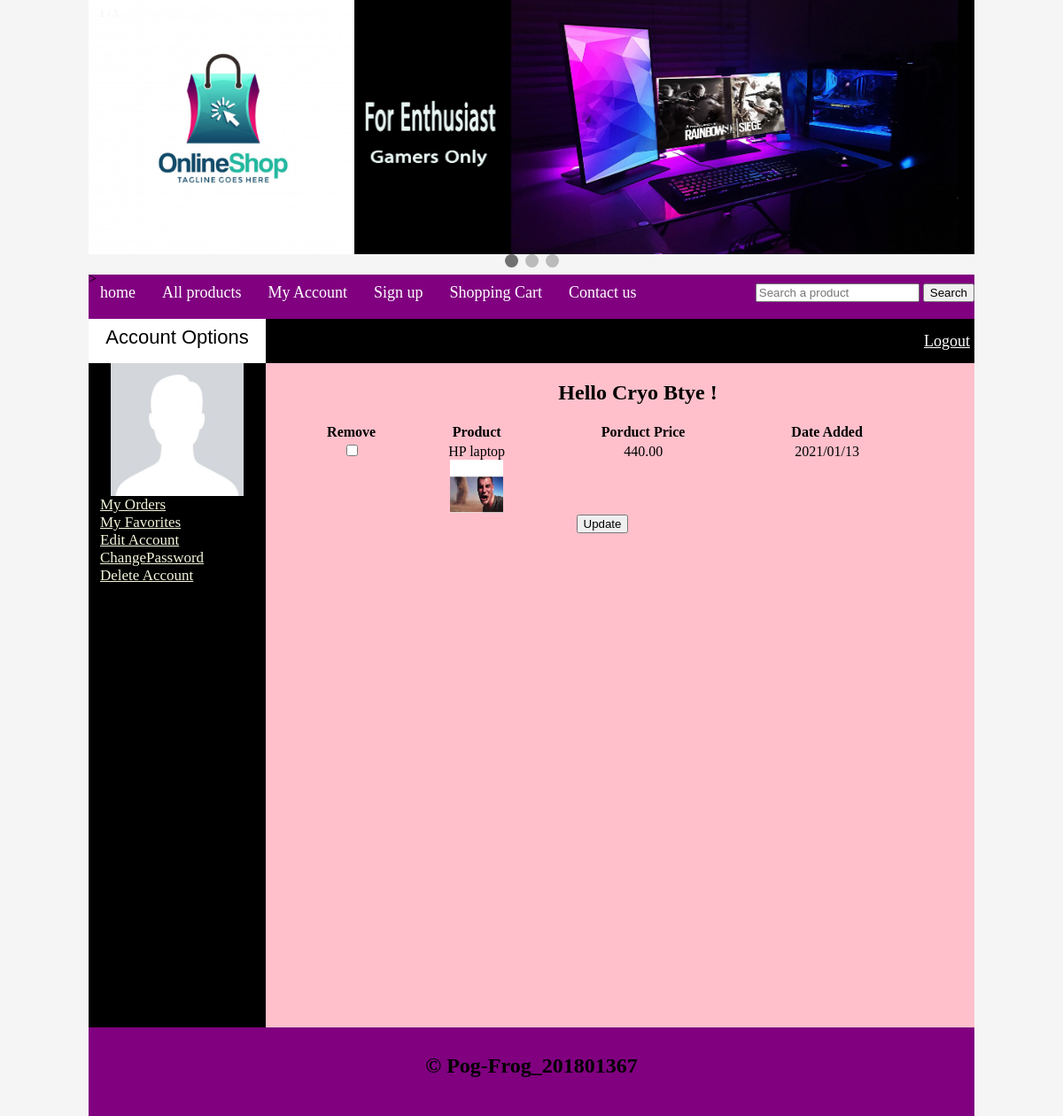
/customer/my_account.php?my_favorites (signed in), run on the app's committed database.
### tables this page shows
CREATE TABLE `customers` (
  `customer_id` int(10) NOT NULL,
  `customer_ip` varchar(255) NOT NULL,
  `customer_name` text NOT NULL,
  `customer_email` varchar(100) NOT NULL,
  `customer_password` varchar(100) NOT NULL,
  `customer_country` text NOT NULL,
  `customer_city` text NOT NULL,
  `customer_street` text NOT NULL,
  `customer_image` text NOT NULL,
  `customer_contact` varchar(255) NOT NULL,
  `customer_membership` varchar(100) NOT NULL,
  `account_status` text NOT NULL,
  `recovery_question` text NOT NULL,
  `recovery_answer` text NOT NULL,
  `report_status` text NOT NULL DEFAULT 'false'
);

CREATE TABLE `favorites` (
  `fav_id` int(10) NOT NULL,
  `customer_id` int(10) NOT NULL,
  `product_id` int(10) NOT NULL,
  `date_added` text NOT NULL
);

CREATE TABLE `products` (
  `product_id` int(100) NOT NULL,
  `product_category` int(100) NOT NULL,
  `product_brand` int(100) NOT NULL,
  `product_title` varchar(255) NOT NULL,
  `product_price` decimal(6,2) NOT NULL,
  `product_describtion` text NOT NULL,
  `product_image` text NOT NULL,
  `product_keywords` text NOT NULL,
  `product_quantity` int(10) NOT NULL
);

### customer/my_account.php (the view, shortened to what this page needs)
<!DOCTYPE>
<?php
    include("../functions/functions.php");
?>
<html>
    <head>
        <link rel="stylesheet" href="styles/style.css" media="all"/>
    </head>
<body>
    <div class="main_wrapper">
        <div class ="header_wrapper">
            <a href="index.php">
                <img id="logo" src="../images/logo.png", width=300/>
            </a>
            <div class="slideshow-container">
                <div class="mySlides fade">
                <div class="numbertext">1 / 3</div>
                <img src="../images/banner1.jpg" style="width:700px; height: 287.41px">
                </div>
                <div style="text-align:center">
                <span class="dot"></span>
                <span class="dot"></span>
                <span class="dot"></span>
                </div>
                >
            </div>
        </div>
        <div class="menubar" style="margin-top: 10px;">
                <ul id="menu">
                    <li><a href="../index.php">home</a></li>
                    <li><a href="../all_products.php">All products</a></li>
                    <li><a href="../customer/my_account.php">My Account</a></li>
                    <li><a href="../customer_register.php">Sign up</a></li>
                    <li><a href="../cart.php">Shopping Cart</a></li>
                    <li><a href="#">Contact us</a></li>
                    <div style="float: right;">
                        <form method="get" action="../results.php" enctype="multiplart/form-data">
                            <input type="text" name="user_query" placeholder="Search a product"/>
                            <input type="submit" name="search" value="Search"/>
                        </form>
                    </div>
                </ul>
        </div>
        <div class="content_wrapper">
            <div id="sidebar">
                <div id="sidebar_title">Account Options</div>
                    <ul id="categories">
                        <?php
                            $customer = $_SESSION['customer_email'];
                            $customer_q = mysqli_query($con, "select * from customers where customer_email='$customer'");
                            $customer_info = mysqli_fetch_array($customer_q);
                            $customer_name = $customer_info['customer_name'];
                            $customer_image = $customer_info['customer_image'];
                            echo"<p style='text-align: center;'><img src='customer_profile_pics/$customer_image' width='150' height='150'/>";
                        ?>
                        <li><a href="my_account.php?my_orders">My Orders</a></li>
                        <li><a href="my_account.php?my_favorites">My Favorites</a></li>
                        <li><a href="my_account.php?edit_account">Edit Account</a></li>
                        <li><a href="my_account.php?change_pass">ChangePassword</a></li>
                        <li><a href="my_account.php?delete_account">Delete Account</a></li>
                    </ul>
            </div>
            <div id="content_area">
                <div id="shopping_cart">
                    <span style="float: right; font-size: 18px; padding: 5px; line-height: 40px;">
                        <?php
                            if(!isset($_SESSION['customer_email'])){
                                echo "<a href='../checkout.php' style='color: white;'>Login</a>";
                            }
                            else{
                                echo "<a href='../logout.php' style='color: white;'>Logout</a>";
                            }
                        ?>
                    </span>
                </div>
                <div id="products_box">
                    <h2 style="padding: 20px;">Hello  <?php echo"$customer_name";?> !</h2>
                    <?php
                        if(isset($_GET['edit_account'])){
                            include("edit_account.php");
                        }
                        elseif(isset($_GET['change_pass'])){
                            include("change_pass.php");
                        }
                        elseif(isset($_GET['my_favorites'])){
                            include("my_favorites.php");
                        }
                        elseif(isset($_GET['delete_account'])){
                            include("delete_account.php");
                        }
                        elseif(isset($_GET['my_orders'])){
                            include("my_orders.php");
                        }
                    ?>
                </div>
            </div>
        <div class="footer">
           <h2 style="text-align: center; padding-top: 30px;">&copy; Pog-Frog_201801367</h2>
        </div>
    </div>
</body>
</html>

### customer/my_favorites.php (shortened to what this page needs)
<form method="post" enctype="multipart/form-data">
    <table align="center" width="700" bgcolor="pink">
        <tr align="center">
            <th>Remove</th>
            <th>Product</th>
            <th>Porduct Price</th>
            <th>Date Added</th>
        </tr>
        <?php
            $c = $_SESSION['customer_email'];
            $c_q = mysqli_query($con, "select * from customers where customer_email='$c'");
            $c_info = mysqli_fetch_array($c_q);
            $c_id = $c_info['customer_id'];
            $item_q = mysqli_query($con, "select * from favorites where customer_id='$c_id'");
            while($item = mysqli_fetch_array($item_q)){
                $item_id = $item['product_id'];
                $item_date = $item['date_added'];
                $pro_q = mysqli_query($con, "select * from products where product_id='$item_id'");
                $pro = mysqli_fetch_array($pro_q);
                $p_id = $pro['product_id'];
                $product_quantity = $pro['product_quantity'];
                $product_image = $pro['product_image'];
                $product_title = $pro['product_title'];
                $product_price = $pro['product_price'];
                if($product_quantity == 0 or mysqli_num_rows($pro_q) == 0){
                    continue;
                }
                else{
                    ?>
                    <tr align="center">
                        <td><input type="checkbox" name="remove[]" value="<?php echo $p_id;?>"/></td>
                        <td>
                            <?php echo $product_title;?><br>
                            <a href="../details.php?pro_id=<?php echo $p_id;?>">
                                <img src="../admin/product_images/<?php echo $product_image;?>" width="60" height="60"/>
                            </a>
                        </td>
                        <td><?php echo $product_price;?></td>
                        <td>
                            <?php echo $item_date ;?>
                        </td>
                    </tr>
                <?php
                }
            }
            ?>
            <tr align="center"><td colspan="6"><input type="submit" name="update_fav" value="Update"/></td></tr>
    </table>
</form>

### customer/styles/style.css (style rules this page uses)
html, body, div, span, applet, object, iframe, h1, h2, h3, h4, h5, h6, p, blockquote, pre, a, abbr, acronym, address, big, cite, code, del, dfn, em, img, ins, kbd, q, s, samp, small, strike, strong, sub, sup, tt, var, b, u, i, center, dl, dt, dd, ol, ul, li, fieldset, form, label, legend, table, caption, tbody, tfoot, thead, tr, th, td, article, aside, canvas, details, embed, figure, figcaption, footer, header, hgroup, menu, nav, output, ruby, section, summary, time, mark, audio, video { margin: 0; padding: 0; border: 0; vertical-align: baseline; }
body { background: whitesmoke; }
.main_wrapper { width : 1000px; height : auto; margin : auto; }
.header_wrapper { width: 1000px; height: 300px; margin: auto; }
#logo { float: left; }
* { box-sizing:border-box }
.slideshow-container { max-width: 1000px; position: relative; margin: auto; }
.mySlides { display: none; }
.numbertext { color: #f2f2f2; font-size: 12px; padding: 8px 12px; position: absolute; top: 0; }
.dot { cursor: pointer; height: 15px; width: 15px; margin: 0 2px; background-color: #bbb; border-radius: 50%; display: inline-block; transition: background-color 0.6s ease; }
.active, .dot:hover { background-color: #717171; }
.fade { -webkit-animation-name: fade; -webkit-animation-duration: 1.5s; animation-name: fade; animation-duration: 1.5s; }
.content_wrapper { width: 1000px; margin: auto; background: darkslategray; }
#content_area { width: 800px; float: right; background: pink; min-height: 800px; }
#sidebar { width: 200px; height: 800px; background: black; float: left; }
.footer { width: 1000px; height: 100px; background:purple; clear: both; }
.menubar { width: 1000px; height: 50px; min-height: 50px; background:purple; color: black; }
#menu { padding: 0; margin: 0; line-height: 40px; }
#menu li { list-style: none; display: inline; }
#menu a { text-decoration: none; color: white; padding: 8px; margin: 5px; font-size: 18px; font-family: COMIC SANS MS; }
#sidebar_title { background: white; color: black; font-size: 22px; font-family: Arial; height: 50px; text-align: center; padding: 8px; }
#categories li { list-style: none; }
#categories a { color: beige; padding: 8px; margin: 5px; text-align: left; font-size: 17px; font-family: comic Sans MS; }
#products_box { width: 780px; text-align: center; margin-left: 30px; margin-bottom: 10px; }
#shopping_cart { width: 800px; height: 50px; background: black; color: white; }

### data on the page
customers: customer_image (picture), customer_name "Cryo Btye"
favorites: product.product_title "HP laptop", product.product_image (picture), product.product_price "440.00", date_added "2021/01/13"
